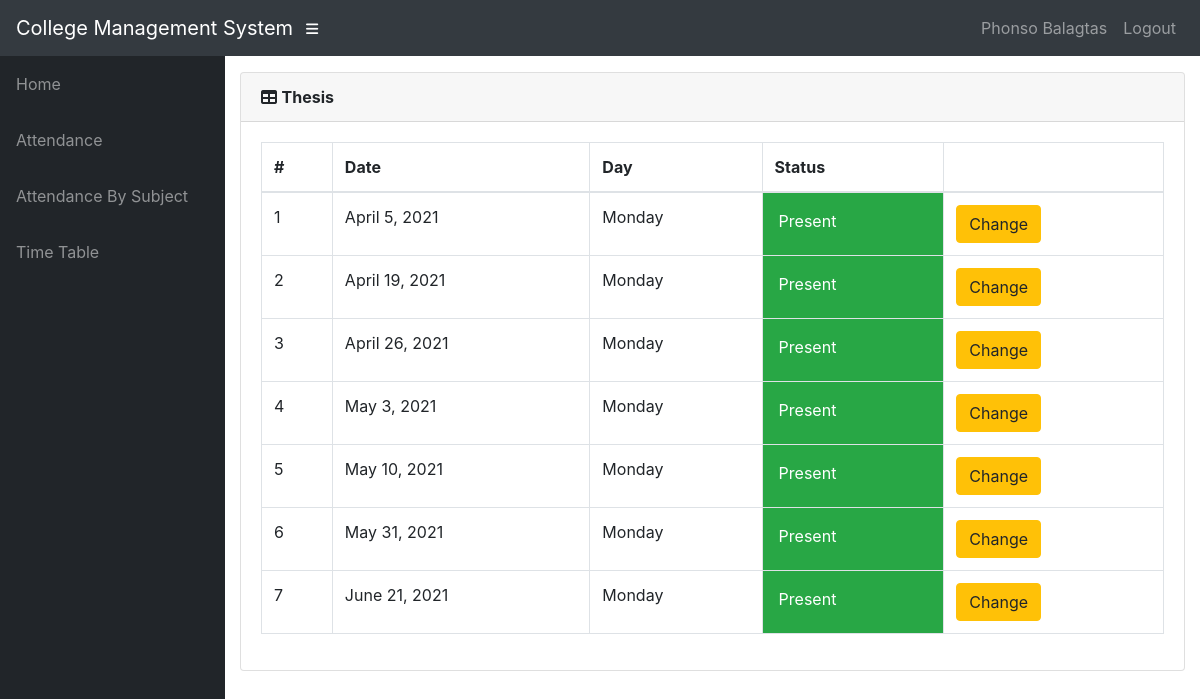
The app's page /info/teacher/201506921/CoE198MAB1/attendance/ (signed in) with its own data.
### info/models.py (models this page shows, shortened)
class User(AbstractUser):
    @property
    def is_student(self):
        if hasattr(self, 'student'):
            return True
        return False

class Student(models.Model):
    user = models.OneToOneField(User, on_delete=models.CASCADE, null=True)
    class_id = models.ForeignKey(Class, on_delete=models.CASCADE, default=1)
    USN = models.CharField(primary_key='True', max_length=9, validators=[MinLengthValidator(9), MaxLengthValidator(9)])
    name = models.CharField(max_length=200)
    DOB = models.DateField(default='1998-01-01')

class Course(models.Model):
    dept = models.ForeignKey(Dept, on_delete=models.CASCADE)
    id = models.CharField(primary_key='True', max_length=50)
    name = models.CharField(max_length=50)
    shortname = models.CharField(max_length=50, default='X')

class Attendance(models.Model):
    course = models.ForeignKey(Course, on_delete=models.CASCADE)
    student = models.ForeignKey(Student, on_delete=models.CASCADE)
    attendanceclass = models.ForeignKey(AttendanceClass, on_delete=models.CASCADE, default=1)
    date = models.DateField(default=datetime.date.today)
    status = models.BooleanField(default='True')

### info/views.py (the view)
# urls.py: path('teacher/<slug:stud_id>/<slug:course_id>/attendance/', views.t_attendance_detail, name='t_attendance_detail'),
@login_required()
def t_attendance_detail(request, stud_id, course_id):
    stud = get_object_or_404(Student, USN=stud_id)
    cr = get_object_or_404(Course, id=course_id)
    att_list = Attendance.objects.filter(course=cr, student=stud).order_by('date')
    return render(request, 'info/t_att_detail.html', {'att_list': att_list, 'cr': cr})

### info/templates/info/t_att_detail.html (shortened to what this page needs)
<!DOCTYPE html>
<html lang="en">
<head>
    {% extends 'info/base.html' %}
    {% load static %}
    {% block content %}
        <div class="card mb-3">
            <div class="card-header">
              <i class="fas fa-table"></i>
            <strong>{{ cr.name }}</strong></div>
            <div class="card-body">
              <div class="table-responsive">
                <table class="table table-bordered" id="dataTable" width="100%" cellspacing="0">
                  <thead>
                    <tr>
                        <th>#</th>
                        <th>Date</th>
                        <th>Day</th>
                        <th>Status</th>
                        <th></th>
                    </tr>
                  </thead>
                  <tbody>
                        {% for a in att_list %}
                        <tr class="row100 body">
                            <td>{{ forloop.counter }}</td>
                            <td>{{ a.date }}</td>
                            <td>{{ a.date|date:"l" }}</td>
                            {% if a.status %}
                            <td class="p-3 mb-2 bg-success text-white">Present </td>
                            {% else %}
                            <td class="p-3 mb-2 bg-danger text-white">Absent <span class="glyphicon glyphicon-thumbs-down"></span</td>
                            {% endif %}
                            <td><a class="btn btn-warning" href="{% url 'change_att' a.id %}">Change</a> </td>
                        </tr>
                    {% empty %}
                            <p>student has no attendance</p>
                    {% endfor %}
                  </tbody>
                </table>
              </div>
            </div>
          </div>
    {% endblock %}

### info/templates/info/base.html (shortened to what this page needs)
<!DOCTYPE html>
<html lang="en">
  <head>
      {% load static %}
    <link href="{% static '/info/bootstrap/vendor/bootstrap/css/bootstrap.min.css' %}" rel="stylesheet">
    <link href="{% static '/info/bootstrap/vendor/fontawesome-free/css/all.min.css' %}" rel="stylesheet" type="text/css">
    <link href="{% static '/info/bootstrap/vendor/datatables/dataTables.bootstrap4.css' %}" rel="stylesheet">
    <link href="{% static '/info/bootstrap/css/sb-admin.css' %}" rel="stylesheet">
  </head>
  <body id="page-top">
    <nav class="navbar navbar-expand navbar-dark bg-dark static-top">
      <a class="navbar-brand mr-1" href="{% url 'index' %}">College Management System</a>
      <button class="btn btn-link btn-sm text-white order-1 order-sm-0" id="sidebarToggle" href="#">
        <i class="fas fa-bars"></i>
      </button>
        <div class="collapse navbar-collapse" id="navbarResponsive">
          <ul class="navbar-nav ml-auto">
            <li class="nav-item">
                {% if request.user.is_student %}
                    <a class="nav-link text-capitalize">{{ request.user.student.name }}</a>
                {% elif request.user.is_teacher %}
                    <a class="nav-link text-capitalize">{{ request.user.teacher.name }}</a>
                {% endif %}
            </li>
            <li class="nav-item">
                <a class="nav-link" href="#" data-toggle="modal" data-target="#logoutModal">Logout</a>
            </li>
          </ul>
        </div>
    </nav>
    <div id="wrapper">
      <ul class="sidebar navbar-nav">
            <li class="nav-item">
              <a class="nav-link" href="{% url 'index' %}">
                <span>Home</span>
              </a>
            </li>
        {% if request.user.is_student %}
            <li class="nav-item">
              <a class="nav-link" href="{% url 'attendance' request.user.student.USN %}">
                <span>Attendance</span>
              </a>
            </li>
            <li class="nav-item">
              <a class="nav-link" href="{% url 'attendance' request.user.student.USN %}">
                <span>Attendance By Subject</span>
              </a>
            </li>
              <li class="nav-item">
              <a class="nav-link" href="{% url 'timetable' request.user.student.class_id_id %}">
                <span>Time Table</span>
              </a>
            </li>
        {% endif %}
      </ul>
      <div id="content-wrapper">
        <div class="container-fluid">
            {% block content %}
            {% endblock %}
        </div>
      </div>
    </div>
  </body>
</html>

### records on screen
User: user.student.name "Phonso Balagtas"
Course: name "Thesis"
Attendance: date "April 5, 2021", date "Monday", status "Present"
Attendance: date "April 19, 2021", date "Monday", status "Present"
Attendance: date "April 26, 2021", date "Monday", status "Present"
Attendance: date "May 3, 2021", date "Monday", status "Present"
Attendance: date "May 10, 2021", date "Monday", status "Present"
Attendance: date "May 31, 2021", date "Monday", status "Present"
Attendance: date "June 21, 2021", date "Monday", status "Present"
